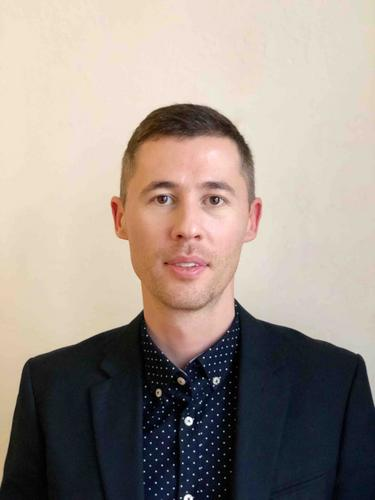
#> input picture images/001.jpeg, 375 x 500 px
$ python main.py
#> lines starting #> are read from the running program, lines starting #| are printed output that depends on the picture
import cv2

img = cv2.imread('images/001.jpeg')
#> img is the input picture: shape (500, 375, 3); mean B, G, R 138.8, 147.1, 159
gray = cv2.cvtColor(img, cv2.COLOR_BGR2GRAY)
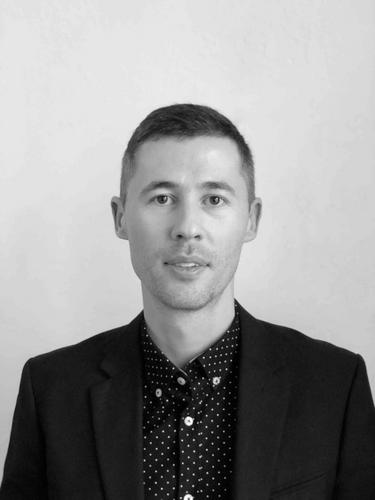
#> gray: shape (500, 375); min 0, max 254, mean 149.7

#> (the run stopped early here; a loop or call above may not have finished)
